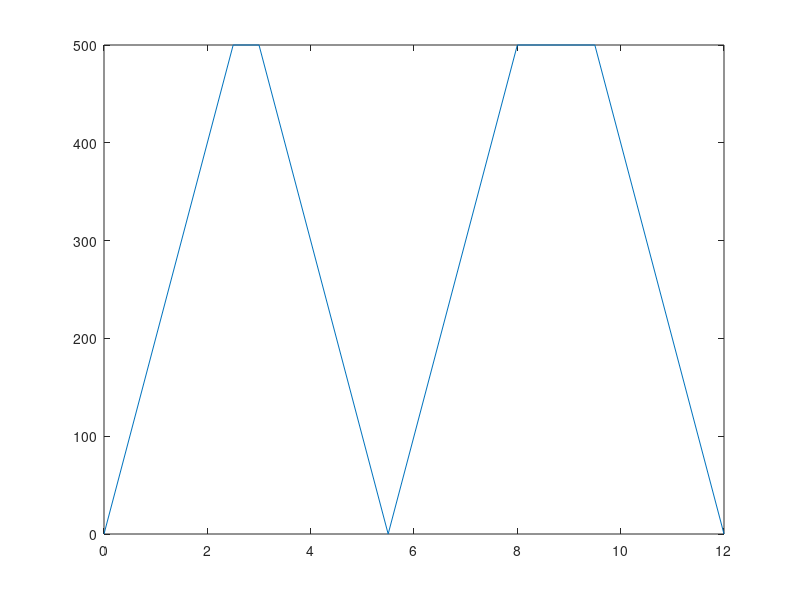

Write MATLAB code to recreate this figure.
% clear, clc, close all

a_max = 200;
v_max = 500;
puntos = [0, 1500, 3500];


t_trans = v_max / a_max;
t_ant = 0;
perfil_vel = [0, 0];

for i = 1:size(puntos, 2)-1
    dist = puntos(i+1) - puntos(i)
    abs_dist = abs(dist);
    t_cte = abs_dist / v_max - t_trans;
    if t_cte > 0
        perfil_vel = [perfil_vel; 
            t_ant + t_trans, sign(dist)*v_max; 
            t_ant + t_trans + t_cte, sign(dist)*v_max; 
            t_ant + t_trans*2 + t_cte, 0];
    elseif t_cte == 0
        perfil_vel = [perfil_vel; 
            t_ant + t_trans, sign(dist)*v_max; 
            t_ant + t_trans*2, 0];
    else
        v_x = sqrt(a_max*abs_dist);
        t_x = abs_dist/v_x;
        perfil_vel = [perfil_vel; 
            t_ant + t_x, sign(dist)*v_x; 
            t_ant + t_x*2, 0];
    end
    t_ant = perfil_vel(end, 1);
end

figure
plot(perfil_vel(:, 1), perfil_vel(:, 2))
